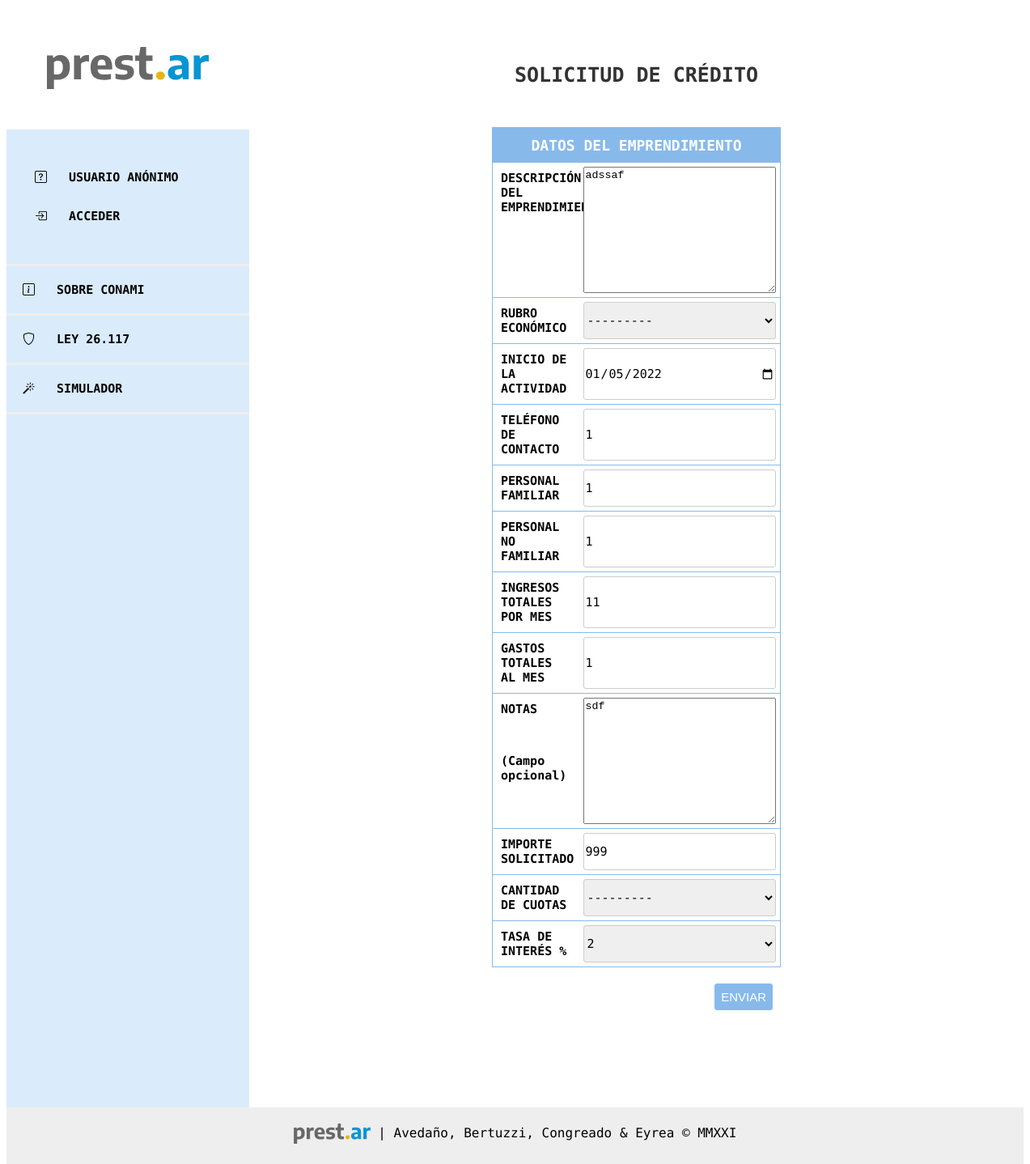
Page /solicitudes/1/edit/ on the committed database.
### prestamos/models.py (models this page shows, shortened)
class Solicitud(models.Model):
    CUOTAS_LISTA = [
        ('1', '1'),
        ('3', '3'),
        ('6', '6'),
        ('9', '9'),
        ('12', '12'),
        ('18', '18'),
        ('24', '24'),
    ]
    RUBRO_LISTA = [
        ('Producción', 'Producción'),
        ('Comercialización', 'Comercialización'),
        ('Servicios', 'Servicios'),
    ]
    smvm = models.ForeignKey(
        SMVM, on_delete=models.CASCADE, null=True, default=1)
    author = models.ForeignKey(
        settings.AUTH_USER_MODEL, on_delete=models.CASCADE)
    emprendedor = models.ForeignKey(
        Emprendedor, on_delete=models.CASCADE, related_name='emprendedor')
    created_date = models.DateTimeField(
        default=timezone.now, null=True)
    descripcion_emp = models.TextField()
    rubro = models.CharField(max_length=200, choices=RUBRO_LISTA)
    inicio_actividad = models.DateField()
    domicilio_viv = models.ForeignKey(
        Domicilio, on_delete=models.CASCADE, related_name='domicilioviv', null=True)
    domicilio_emp = models.ForeignKey(
        Domicilio, on_delete=models.CASCADE, related_name='domicilioemp')
    datos_contacto = models.IntegerField(blank=True)
    personal_familiar = models.IntegerField()
    personal_nofamiliar = models.IntegerField()
    ingreso_emp_mes = models.IntegerField()
    gastos_emp = models.IntegerField()
    resultado_emp = models.IntegerField(null=True)
    ingresos_familiares_mes = models.IntegerField(null=True, blank=True)
    gastos_familiares_mes = models.IntegerField(null=True, blank=True)
    resultado_familiar = models.IntegerField(null=True)
    resultado_total = models.IntegerField(null=True)
    notas = models.TextField(blank=True)
    importe_solicitado = models.PositiveIntegerField()
    cant_cuotas = models.CharField(max_length=200, choices=CUOTAS_LISTA)
    tasa_anual = models.ForeignKey(
        TasaInteres, on_delete=models.CASCADE, null=True, default=1)
    destino1_texto = models.CharField(max_length=50, null=True)
    destino1_monto = models.IntegerField(null=True)
    destino2_texto = models.CharField(max_length=50, null=True)
    destino2_monto = models.IntegerField(null=True)
    destino3_texto = models.CharField(max_length=50, null=True)
    destino3_monto = models.IntegerField(null=True)
    cuota_final = models.DecimalField(
        decimal_places=2, max_digits=9, null=True)

### prestamos/views.py (the view)
def solicitud_edit(request, pk):
    solicitud = get_object_or_404(Solicitud, pk=pk)
    if request.method == "POST":
        form = SolicitudForm(request.POST, instance=solicitud)
        if form.is_valid():
            solicitud = form.save(commit=False)
            solicitud.save()
            return redirect('solicitud_detail', pk=solicitud.pk)
    else:
        form = SolicitudForm(instance=solicitud)
    return render(request, 'solicitudes/solicitud_edit.html', {'form': form})

### prestamos/forms.py
class SolicitudForm(forms.ModelForm):
    class Meta:
        model = Solicitud
        fields = ['descripcion_emp', 'rubro', 'inicio_actividad', 'datos_contacto', 'personal_familiar', 'personal_nofamiliar',
                  'ingreso_emp_mes', 'gastos_emp', 'notas', 'importe_solicitado', 'cant_cuotas', 'tasa_anual']
        widgets = {
            'inicio_actividad': DateInput(),
        }

### prestamos/models.py (called while the page is built)
    def __str__(self):
        return '{}'.format(self.tasa)

### prestamos/templates/solicitudes/solicitud_edit.html (shortened to what this page needs)
{% extends 'base.html' %}
{% block content %}
<header>
	SOLICITUD DE CRÉDITO
</header>
<main>
    <form target="_self"  method="POST" class="simulacion-form">{% csrf_token %}
			<div class="caja">
     			<div class="grid-item titulo">DATOS DEL EMPRENDIMIENTO</div>
           <div class="grid-item texto">DESCRIPCIÓN DEL EMPRENDIMIENTO</div>
           <div class="grid-input" title="Completá con una breve descripción del emprendimiento de al menos 150 caracteres">{{ form.descripcion_emp }}</div>
           <div class="grid-item texto">RUBRO ECONÓMICO</div>
           <div class="grid-input"> {{ form.rubro }}</div>
           <div class="grid-item texto">INICIO DE LA ACTIVIDAD</div>
           <div class="grid-input" title="El emprendimiento debe tener una antigüedad mínima de 6 meses desde su comienzo"> {{ form.inicio_actividad }}</div>
           <div class="grid-item texto">TELÉFONO DE CONTACTO</div>
           <div class="grid-input" title="Puede ser el mismo que tu teléfono personal">{{ form.datos_contacto }}</div>
           <div class="grid-item texto">PERSONAL FAMILIAR</div>
           <div class="grid-input" title="Cantidad de familiares que trabajan en el emprendiemiento">{{ form.personal_familiar }}</div>
           <div class="grid-item texto">PERSONAL NO FAMILIAR</div>
           <div class="grid-input" title="Cantidad de personas NO familiares que trabajan en el emprendiemiento">{{ form.personal_nofamiliar }}</div>
           <div class="grid-item texto">INGRESOS TOTALES POR MES</div>
           <div class="grid-input" title="Monto aproximado de ganancia bruta mensual del emprendimiento">{{ form.ingreso_emp_mes }}</div>
           <div class="grid-item texto">GASTOS TOTALES AL MES</div>
           <div class="grid-input" title="Monto aproximado de gastos brutos mensuales del emprendimiento">{{ form.gastos_emp }}</div>
           <div class="grid-item texto">NOTAS<p>(Campo opcional)</p></div>
           <div class="grid-input" title="Completá con cualquier dato que creas importante aclarar">{{ form.notas }}</div>
           <div class="grid-item texto">IMPORTE SOLICITADO</div>
           <div class="grid-input" title="Monto total a solicitar">{{ form.importe_solicitado }}</div>
           <div class="grid-item texto">CANTIDAD DE CUOTAS</div>
           <div class="grid-input" title="¿En cuántos pagos vas a devolver el crédito?">{{ form.cant_cuotas }}</div>
           <div class="grid-item texto">TASA DE INTERÉS %</div>
           <div class="grid-input" title="TEA %">{{ form.tasa_anual }}</div>
        </div>
		<button class="save btn btn-default">ENVIAR</button>
	</form>
</main>
{% endblock %}

### static/css/style.css (style rules this page uses)
html { height: 100%; }
body { min-height: 100%; font-family: "Encode Sans", sans-serif !important; display: grid; grid-template: "menu header" "menu main" "menu main" "footer footer" / 300px 1fr; }
header { grid-area: header; font-size: 25px; padding: 70px 70px 50px 70px; text-align: center; font-weight: 900; color: #333; }
main { grid-area: main; padding-bottom: 50px; padding-left: 300px; padding-right: 300px; }
.caja { margin-bottom: 20px; display: grid; grid-template-columns: 30% 70%; border: 1px solid #87baea; }
.grid-item { padding: 10px; border-top: 1px solid #87baea; display: grid; align-items: left; font-size: 15px; }
.grid-input { padding: 5px; border-top: 1px solid #87baea; display: grid; align-items: left; font-size: 15px; }
.titulo { text-align: center; font-size: 18px; font-weight: bold; color: white; background-color: #87baea; grid-column-start: 1; grid-column-end: 3; }
.texto { font-size: 15px; font-weight: bold; }
.save { float: right; margin-right: 10px; margin-bottom: 70px; border: 1px solid #87baea; background-color: #87baea; color: #fff; border-radius: 3px; padding: 7px; font-size: 15px; }
html, body { font-family: Arial, Helvetica, sans-serif; }
input, select { font-family: "Encode Sans", sans-serif; font-size: 15px; border: 1px solid #ccc; border-radius: 3px; }

### rows in the picture
Solicitud: descripcion_emp "adssaf", rubro "---------", inicio_actividad "01/05/2022", datos_contacto "1", personal_familiar "1", personal_nofamiliar "1", ingreso_emp_mes "11", gastos_emp "1", notas "sdf", importe_solicitado "999", cant_cuotas "---------", tasa_anual "2"
